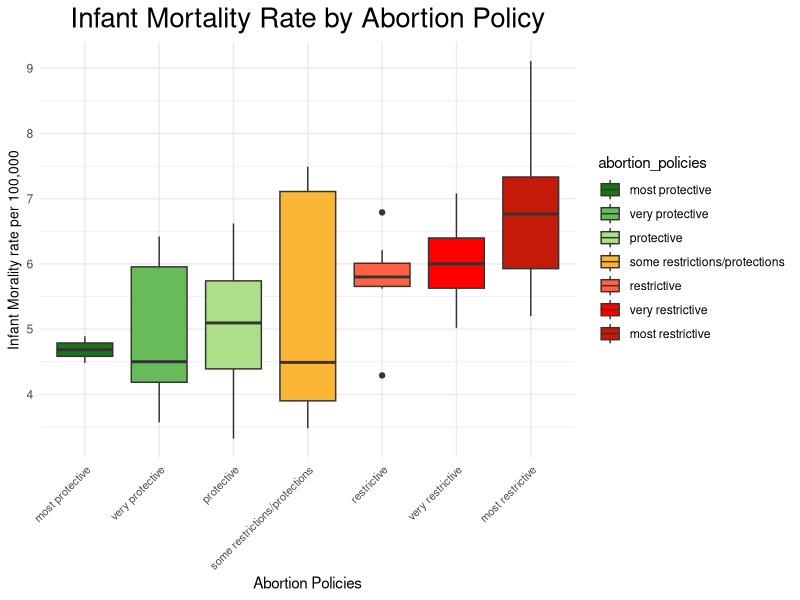
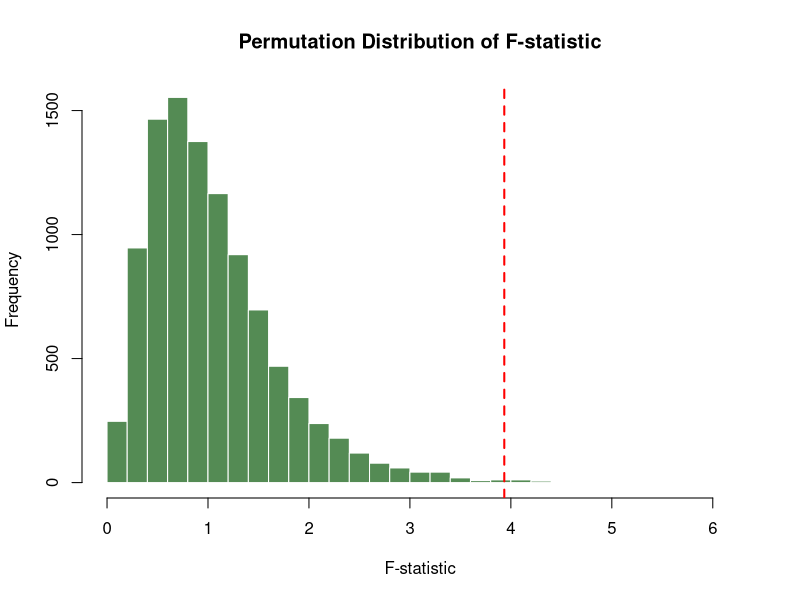

The R script that drew these images, in order:
## ---- chunk 1
options(repos = c(CRAN = "https://cloud.r-project.org"))
install.packages("tidyverse")
library(tidyverse)
df <- read_csv("../data/clean_data/merged_data.csv", show_col_types = FALSE)
df <- df[!is.na(df$abortion_policies), ]
df_test <- df[df$State != "US", ]
df$abortion_policies <- factor(df$abortion_policies, 
                              levels = c("most protective", "very protective", 
                                         "protective", "some restrictions/protections", 
                                         "restrictive", "very restrictive", "most restrictive"))
## ---- chunk 2
df$infant_mortality_2022
## ---- chunk 3
# Kruskal-Wallis test
kruskal.test(infant_mortality_2022 ~ abortion_policies, data = df)

# If Kruskal-Wallis is significant, run pairwise Wilcoxon tests
pairwise.wilcox.test(df$infant_mortality_2022, 
                     df$abortion_policies,
                     p.adjust.method = "bonferroni")

# accompanying boxplot visualization
ggplot(df, aes(x = abortion_policies, y = infant_mortality_2022, fill=abortion_policies)) +
  geom_boxplot() +
  theme_minimal() +
  theme(axis.text.x = element_text(size = 8, angle = 45, hjust = 1),
        axis.title.y = element_text(size = 10)) + 
  scale_fill_manual(values = c("#1c7416", "#68bb59", "#acdf87", "#fab733", "#ff6242", "#ff0000", "#c61a09")) +
  labs(x = "Abortion Policies", 
       y = "Infant Morality rate per 100,000",
       title = "Infant Mortality Rate by Abortion Policy") +
  theme(plot.title = element_text(size = 20, hjust = 0.5))


## ---- chunk 4
# Permutation Test
N <- 10000 

# Observed ANOVA F-statistic
observed_anova <- aov(infant_mortality_2022 ~ abortion_policies, data = df)
observed_F <- summary(observed_anova)[[1]][["F value"]][1]

# Permutation loop
set.seed(1234) 
perm_F <- numeric(N)

for (i in 1:N) {
  # Permute the response variable
  permuted_data <- df
  permuted_data$infant_mortality_2022 <- sample(permuted_data$infant_mortality_2022)
  
  # Perform ANOVA on permuted data
  perm_anova <- aov(infant_mortality_2022 ~ abortion_policies, data = permuted_data)
  perm_F[i] <- summary(perm_anova)[[1]][["F value"]][1]
}

# Calculate p-value
p_value <- mean(perm_F >= observed_F)

cat("Observed F-statistic:", observed_F, "\n")
cat("Permutation Test p-value:", p_value, "\n")

# Plot the permutation F-statistics
hist(perm_F, 
     breaks = 30, 
     main = "Permutation Distribution of F-statistic", 
     xlab = "F-statistic", 
     col = "palegreen4",  
     border = "white")    

# F-statistic line 
abline(v = observed_F, 
       col = "red",       
       lwd = 2, 
       lty = 2)
